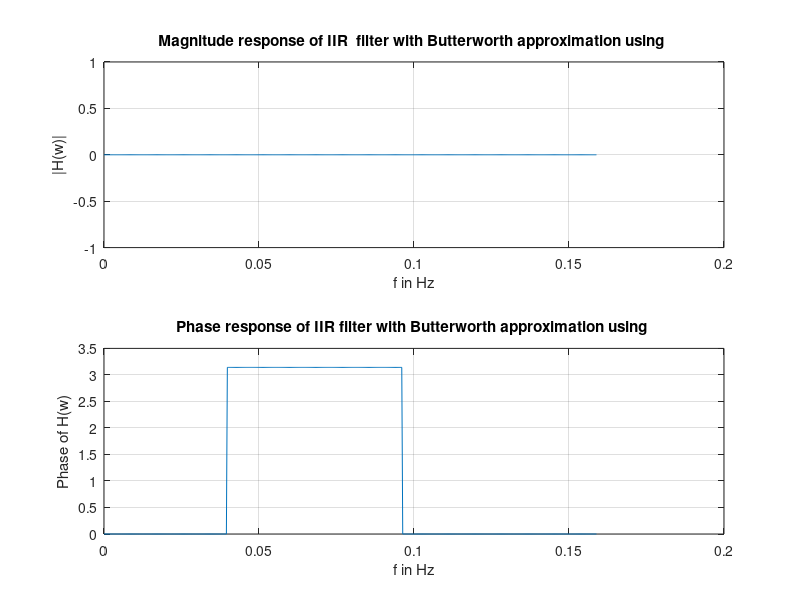

Here is the MATLAB script that generated this plot:
clc;
clear all;
close all;
disp('IIR filter design using Butterworth Approximation');

ws=[0.2 .8]; 
wp=[0.5 0.7];
if ((wp(1) || wp(2))<=0)

error('Pass band edge must be larger than 0');
%Error message
end
if (ws<=0)

error('Pass band edge must be larger than 0');
end
if (ws>=wp)
error('Stop band edge must be smaller than pass band edge');
end

Fs=1

a1=-50;
a2=-80;
%conversion and normalization of frequencies
%pi radians/second

%conversion of frequency for transformation
Wp=2*Fs*tan(wp*pi/2);
Ws=2*Fs*tan(ws*pi/2);

[N,Wc]=buttord(Wp,Ws,a1,a2,'s');
[b,a]=butter(N,Wc,'bandpass','s');
[bz,az]=bilinear(b,a,Fs);

[H,w]=freqz(bz,az,512,Fs);

disp('Order of the filter is:');
disp(N);
disp('Filter coefficients are:');
disp('a');
disp(az);
disp('b');

disp(bz);
%Plotting responses
subplot(2,1,1);
plot(w/pi,abs(H));
xlabel('f in Hz');
ylabel('|H(w)|');

title(['Magnitude response of IIR  filter with Butterworth approximation using ']);
grid on;

subplot(2,1,2);
plot(w/pi,angle(H));
xlabel('f in Hz');
ylabel('Phase of H(w)');

title(['Phase response of IIR filter with Butterworth approximation using ']); grid on;
